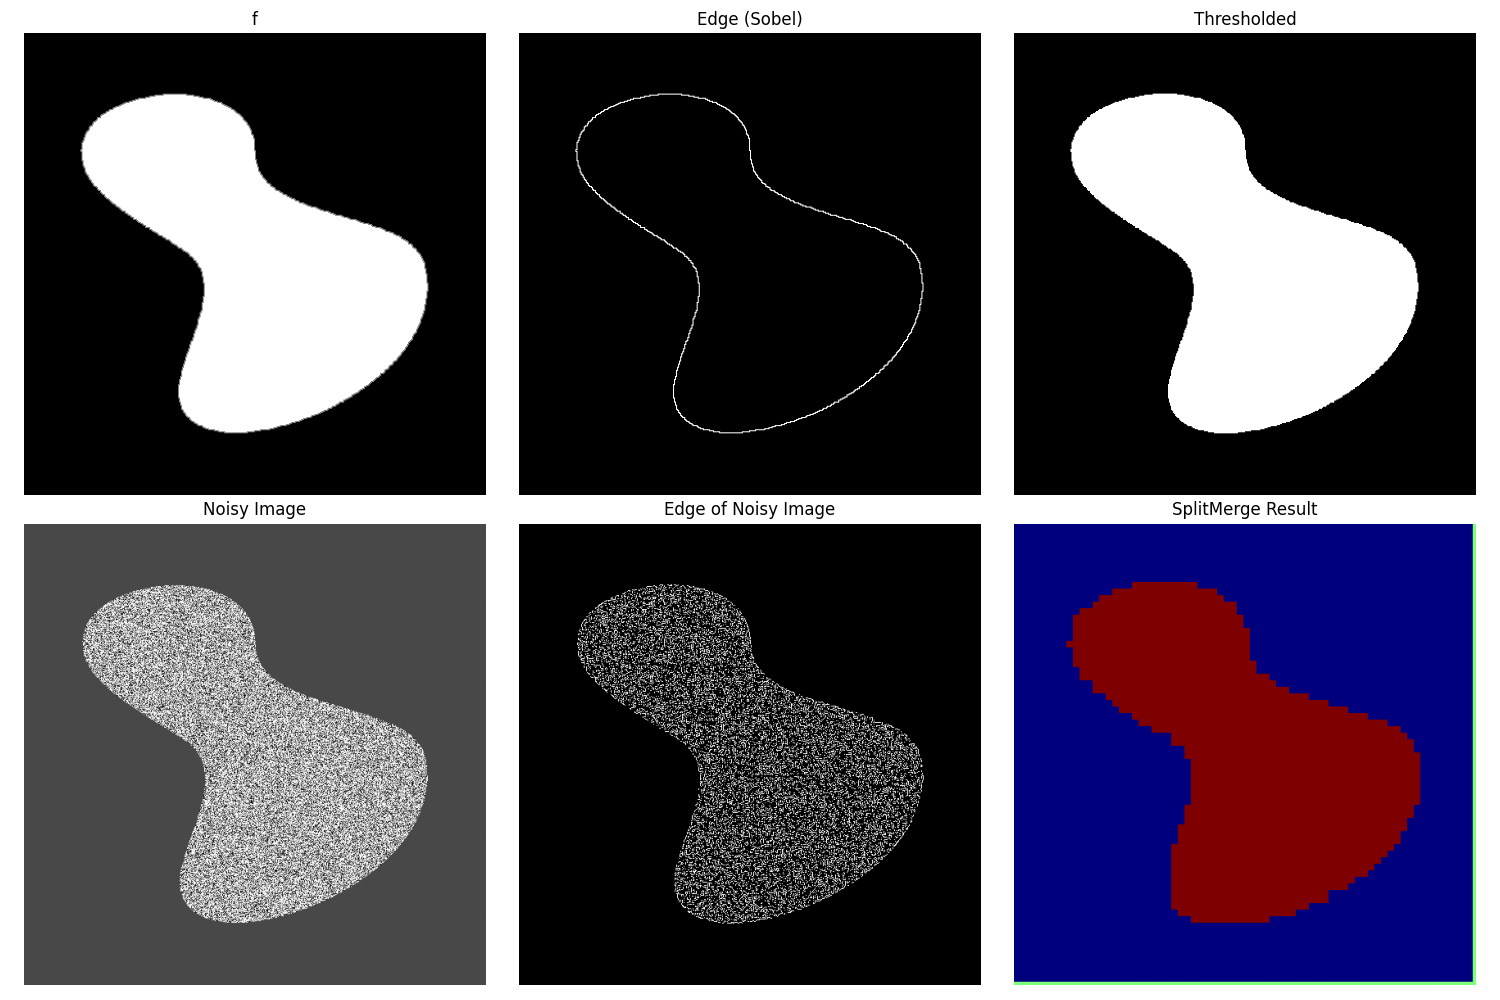

Write Python code to recreate this figure.
from typing import Any
import numpy as np
import matplotlib.pyplot as plt
from skimage.io import imread
from helpers.edge import edge
from libDIPUM.splitmerge import splitmerge
from libDIPUM.data_path import dip_data

# Data
path_f = dip_data("constant-gray-region.tif")
path_fn = dip_data("Fig1001(d)(noisy_region).tif")

f = imread(path_f)
fn = imread(path_fn)

# Edge detection on original
# gedge = edge (f, 'sobel', 0);
# In MATLAB, threshold 0 means usually default or strict 0.
# Our edge.py handles 0 explicitly if passed, but let's see.
# If 0 implies "all gradients > 0", it will be noisy if image isn't perfect constant.
# But f is "constant-gray-region", so it has perfect regions.
# Sobel will find the boundary.
gedge = edge(f, "sobel", threshold=None)  # Start with auto

# Thresholding
# mx = max(f(:)); mn = min(f(:)); T = mn + (mx - mn)/2; gthresh = f > T;
mx = f.max()
mn = f.min()
T = mn + (mx - mn) / 2
gthresh = f > T

# Noisy region
# gnedge = edge(fn, 'sobel', 0);
gnedge = edge(fn, "sobel", threshold=None)


# Splitmerge
# gsm = splitmerge(fn, 8, @predicate2);
# predicate2: flag = (sd > 10);
def predicate2(region: Any):
    """predicate2."""
    if region.size == 0:
        return False
    sd = np.std(region)
    return sd > 10


gsm = splitmerge(fn, 8, predicate2)

# Display
fig, axes = plt.subplots(2, 3, figsize=(15, 10))
axes = axes.flatten()

axes[0].imshow(f, cmap="gray")
axes[0].set_title("f")
axes[0].axis("off")

axes[1].imshow(gedge, cmap="gray")
axes[1].set_title("Edge (Sobel)")
axes[1].axis("off")

axes[2].imshow(gthresh, cmap="gray")
axes[2].set_title("Thresholded")
axes[2].axis("off")

axes[3].imshow(fn, cmap="gray")
axes[3].set_title("Noisy Image")
axes[3].axis("off")

axes[4].imshow(gnedge, cmap="gray")
axes[4].set_title("Edge of Noisy Image")
axes[4].axis("off")

axes[5].imshow(gsm, cmap="jet")  # Color to show segmentation
axes[5].set_title("SplitMerge Result")
axes[5].axis("off")

plt.tight_layout()
plt.savefig("Figure101.png")
print("Saved Figure101.png")
plt.show()
